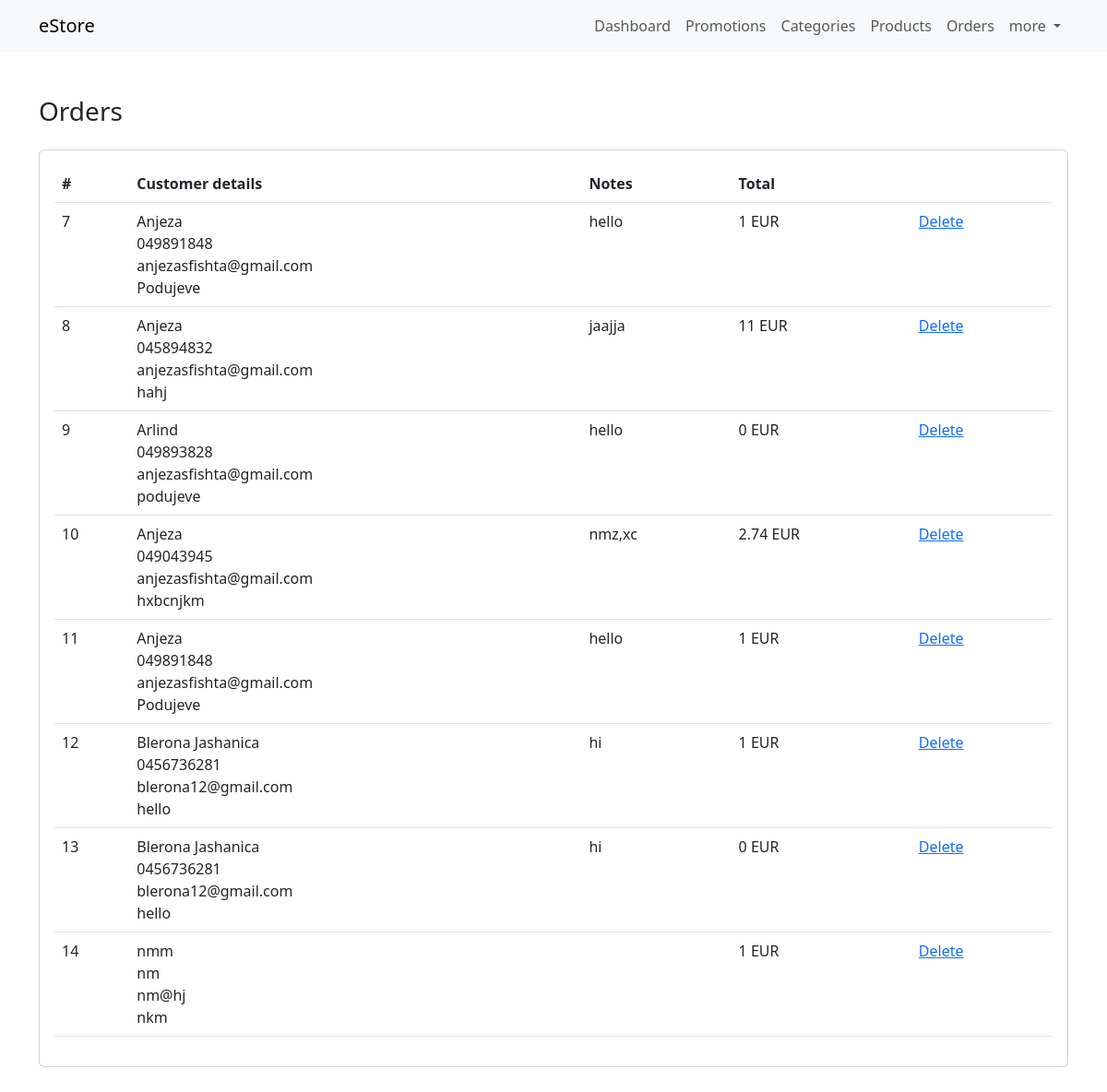
/dashboard/orders/index.php (signed in), run on the app's committed database.
### tables this page shows
CREATE TABLE `orders` (
  `id` int(11) NOT NULL,
  `user_id` int(11) NOT NULL,
  `customer_data` text NOT NULL,
  `notes` text DEFAULT NULL,
  `total` float NOT NULL
);

### classes/Database.php (called while the page is built)
<?php
class Database {
    private static $instance = null;
    private $connection = null;
    public function __construct() {
        $this->connection = new mysqli('localhost:3307', 'root', '', 'onlinestore');
    }
    public static function getInstance() {
        if(!self::$instance) {
            self::$instance = new self;
        }
        return self::$instance;
    }
    function getConnection() {
        return $this->connection;
    }
}

### classes/CRUD.php (called while the page is built, shortened)
<?php
include 'Database.php';
class CRUD {
    private $mysqli;
    public function __construct() {
        $db = Database::getInstance();
        $this->mysqli = $db->getConnection();
    }
    public function read($table, $condition = [], $limit = null, $order = []) {
        $sql = "SELECT * FROM `".$table."`";
        $items = [];
        if($query = $this->mysqli->query($sql)) {
            if($query->num_rows > 0) {
                while($row = $query->fetch_assoc()) {
                    $items[] = $row;
                }
            }
            return $items;
        } else {
            return $this->mysqli->error;
        }
    }
}

### dashboard/orders/index.php (the view)
<?php
include('../includes/header.php');
include('../../classes/CRUD.php');
$crud = new CRUD;
$orders = [];
if (isset($_SESSION['role']) && $_SESSION['role'] == '1') {
    $orders = $crud->read('orders');
} else if (isset($_SESSION['role']) && $_SESSION['role'] == 'customer') {
    $orders = $crud->read('orders', ['column' => 'user_id', 'value' => $_SESSION['id']]);
}
$orderCount = is_countable($orders) ? count($orders) : 0;
?>
<div class="dashboard my-5">
    <div class="container">
        <h3 class="mb-4">Orders</h3>
        <div class="card">
            <div class="card-body">
                <?php if ($orderCount > 0): ?>
                <div class="table-responsive">
                    <table class="table table-borderd">
                        <tbody>
                            <tr>
                                <th>#</th>
                                <th>Customer details</th>
                                <th>Notes</th>
                                <th>Total</th>
                                <th></th>
                            </tr>
                            <?php foreach ($orders as $order): ?>
                            <tr>
                                <td><?= $order['id'] ?></td>
                                <td><?= $order['customer_data'] ?></td>
                                <td><?= $order['notes'] ?></td>
                                <td><?= $order['total'] ?> EUR</td>
                                <td>
                                    <a href="?action=delete&id=<?= $order['id'] ?>">Delete</a>
                                </td>
                            </tr>
                            <?php endforeach; ?>
                        </tbody>
                    </table>
                </div>
                <?php else: ?>
                <p>0 Orders</p>
                <?php endif; ?>
            </div>
        </div>
    </div>
</div>
<?php include('../includes/footer.php'); ?>

### data on the page
orders: id "7", customer_data "Anjeza 049891848 anjezasfishta@gmail.com Podujeve", notes "hello", total "1"
orders: id "8", customer_data "Anjeza 045894832 anjezasfishta@gmail.com hahj", notes "jaajja", total "11"
orders: id "9", customer_data "Arlind 049893828 anjezasfishta@gmail.com podujeve", notes "hello", total "0"
orders: id "10", customer_data "Anjeza 049043945 anjezasfishta@gmail.com hxbcnjkm", notes "nmz,xc", total "2.74"
orders: id "11", customer_data "Anjeza 049891848 anjezasfishta@gmail.com Podujeve", notes "hello", total "1"
orders: id "12", customer_data "Blerona Jashanica 0456736281 blerona12@gmail.com hello", notes "hi", total "1"
orders: id "13", customer_data "Blerona Jashanica 0456736281 blerona12@gmail.com hello", notes "hi", total "0"
orders: id "14", customer_data "nmm nm nm@hj nkm", total "1"
